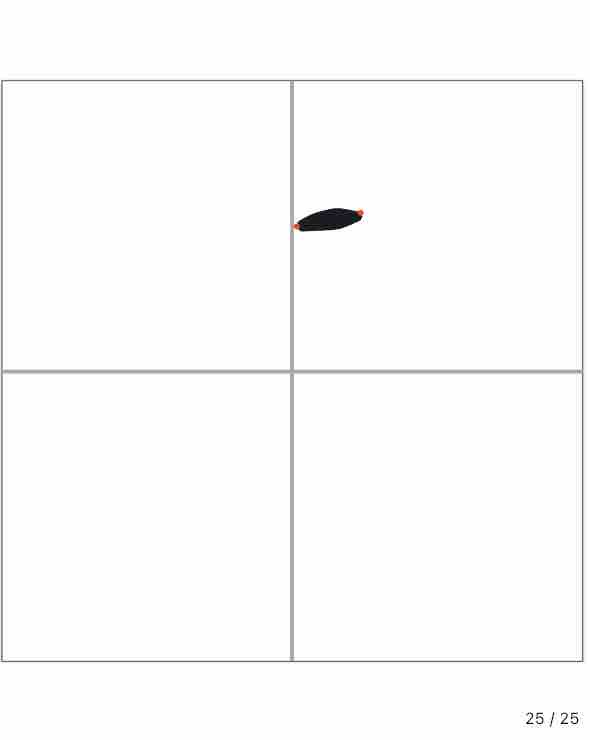
#> input picture StrokeSegmentation/data/input_img/IMG_0694.JPG, 590 x 740 px
$ python -i image_preprocessing.py   (imports and definitions only)
#> lines starting #> are read from the running program, lines starting #| are printed output that depends on the picture; after the words box and inside, x2 and y2 are one past the last pixel; in counts of white or black regions, pixels touching at a corner belong together
#> in preprocess_image, image is the input picture: shape (740, 590, 3); mean B, G, R 251.2, 251.2, 251.2
"""
image_preprocessing.py - 图像预处理模块

包含灰度变换、二值化、去噪等预处理功能
"""

import cv2
import numpy as np
from typing import Tuple, Optional, Union

def grayscale_transform(image: np.ndarray) -> np.ndarray:
    """
    灰度变换

    Args:
        image: 输入图像 (可以是彩色或灰度)

    Returns:
        gray_image: 灰度图像
    """
    if len(image.shape) == 3:
        gray_image = cv2.cvtColor(image, cv2.COLOR_BGR2GRAY)
    else:
        gray_image = image.copy()

    return gray_image

def binarize_image(image: np.ndarray, threshold: int = 127) -> np.ndarray:
    """
    图像二值化

    Args:
        image: 灰度图像
        threshold: 二值化阈值

    Returns:
        binary_image: 二值图像 (0为背景, 255为前景)
    """
#> called with threshold = 127
    _, binary_image = cv2.threshold(image, threshold, 255, cv2.THRESH_BINARY)
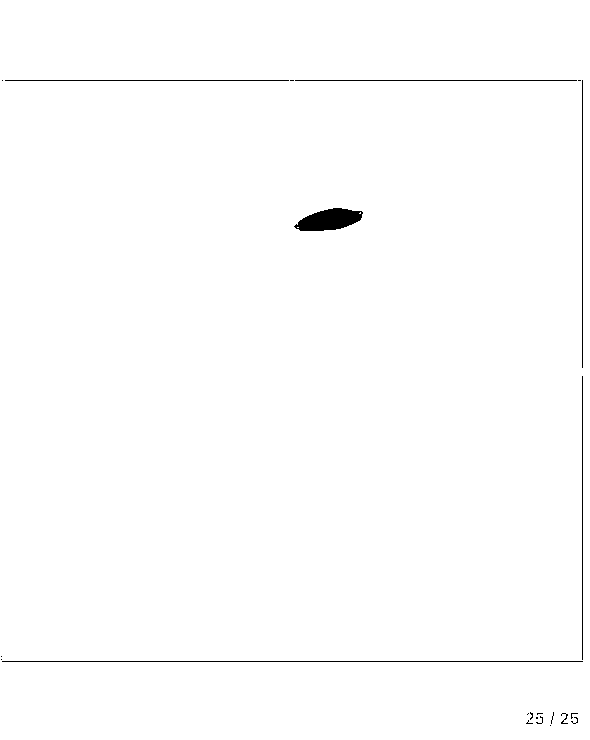
#> binary_image: shape (740, 590); 99.3% white; 22 black regions (15 under 20 px), largest, box (x1, y1, x2, y2) and area: (294, 208, 363, 231) 1071, (2, 661, 583, 662) 581, (582, 80, 583, 368) 288
    return binary_image

def remove_noise(image: np.ndarray, min_area: int = 50) -> np.ndarray:
    """
    去噪 - 移除小的连通域

    Args:
        image: 二值图像
        min_area: 最小连通域面积阈值

    Returns:
        cleaned_image: 去噪后的图像
    """
#> called with min_area = 50
    # 确保图像是二值图像
    _, binary = cv2.threshold(image, 127, 255, cv2.THRESH_BINARY)

    # 查找连通域
    contours, _ = cv2.findContours(binary, cv2.RETR_EXTERNAL, cv2.CHAIN_APPROX_SIMPLE)
#> contours = [[[0, 0], [0, 739], [589, 739], [589, 0]]]

    # 创建输出图像
    cleaned_image = np.zeros_like(image)

    # 保留面积大于阈值的连通域
    for contour in contours:
        area = cv2.contourArea(contour)
        if area >= min_area:
            cv2.drawContours(cleaned_image, [contour], -1, 255, -1)
#> this loop made 1 pass
#> (contour, area) on pass 1: ([[0, 0], [0, 739], [589, 739], [589, 0]], 435271)
#> cleaned_image: shape (740, 590); every value is 255

    return cleaned_image

def preprocess_image(image: Union[np.ndarray, str],
                    threshold: int = 127,
                    min_area: int = 50) -> np.ndarray:
    """
    完整的图像预处理流程

    Args:
        image: 输入图像或图像路径
        threshold: 二值化阈值，范围[0, 255]
        min_area: 去噪的最小连通域面积，应为正整数

    Returns:
        processed_image: 预处理后的图像 (500x500 二值图像，0为背景，255为前景)

    Raises:
        TypeError: 如果输入类型错误
        ValueError: 如果参数值不合法或图像无效
        RuntimeError: 如果预处理过程失败
    """
    processed_image = None
    try:
        # 参数验证
        if isinstance(image, str):
            image = cv2.imread(image)
            if image is None:
                raise ValueError("无法读取图像文件")

        if not isinstance(image, np.ndarray):
            raise TypeError("image必须是numpy数组或有效的图像路径")

        if image.size == 0:
            raise ValueError("输入图像为空")

        if not 0 <= threshold <= 255:
            raise ValueError("threshold必须在0到255之间")

        if not isinstance(min_area, int) or min_area <= 0:
            raise ValueError("min_area必须是正整数")

        # 1. 灰度变换
        try:
            gray = grayscale_transform(image)
        except Exception as e:
            raise RuntimeError(f"灰度变换失败: {str(e)}")

        # 2. 二值化
        try:
            binary = binarize_image(gray, threshold)
        except Exception as e:
            raise RuntimeError(f"二值化失败: {str(e)}")

        # 3. 去噪
        try:
            cleaned = remove_noise(binary, min_area)
        except Exception as e:
            raise RuntimeError(f"去噪失败: {str(e)}")

        # 4. 调整尺寸为500x500
        try:
            processed_image = cv2.resize(cleaned, (500, 500), interpolation=cv2.INTER_AREA)
#> processed_image: shape (500, 500); every value is 255

            # 验证输出
            if processed_image.shape != (500, 500):
                raise RuntimeError("调整后的图像尺寸不正确")

            # 确保输出是二值图像
            unique_values = np.unique(processed_image)
#> unique_values = [255]
            if not np.array_equal(unique_values, np.array([0])) and \
               not np.array_equal(unique_values, np.array([255])) and \
               not np.array_equal(unique_values, np.array([0, 255])):
                raise RuntimeError("输出不是有效的二值图像")

        except Exception as e:
            raise RuntimeError(f"尺寸调整失败: {str(e)}")

        return processed_image

    except Exception as e:
        if isinstance(e, (TypeError, ValueError, RuntimeError)):
            raise
        raise RuntimeError(f"图像预处理失败: {str(e)}")

    finally:
        if processed_image is None:
            # 如果处理失败，返回空白图像
            processed_image = np.zeros((500, 500), dtype=np.uint8)


'''
# 用于测试的示例代码
if __name__ == "__main__":
    # 创建一个示例图像进行测试
    test_image = np.zeros((400, 400), dtype=np.uint8)
    cv2.rectangle(test_image, (100, 100), (300, 300), 255, -1)

    # 添加一些噪声
    cv2.circle(test_image, (50, 50), 5, 255, -1)

    # 预处理
    processed = preprocess_image(test_image)

    print(f"原始图像尺寸: {test_image.shape}")
    print(f"处理后图像尺寸: {processed.shape}")
    print("预处理完成")
'''

>>> result = preprocess_image('../../../../StrokeSegmentation/data/input_img/IMG_0694.JPG')

$ run again, on StrokeSegmentation/data/input_img/IMG_0703.JPG
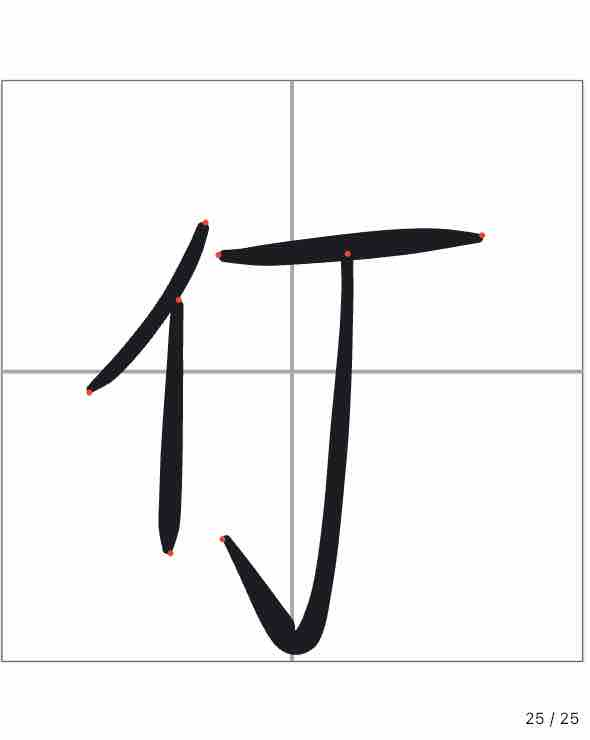
#> input picture StrokeSegmentation/data/input_img/IMG_0703.JPG, 590 x 740 px
#> in preprocess_image, image is the input picture: shape (740, 590, 3); mean B, G, R 239.9, 239.7, 239.8
#> in binarize_image, `_, binary_image = cv2.threshold(image, threshold, 255, cv2.THRESH_BINA..`:
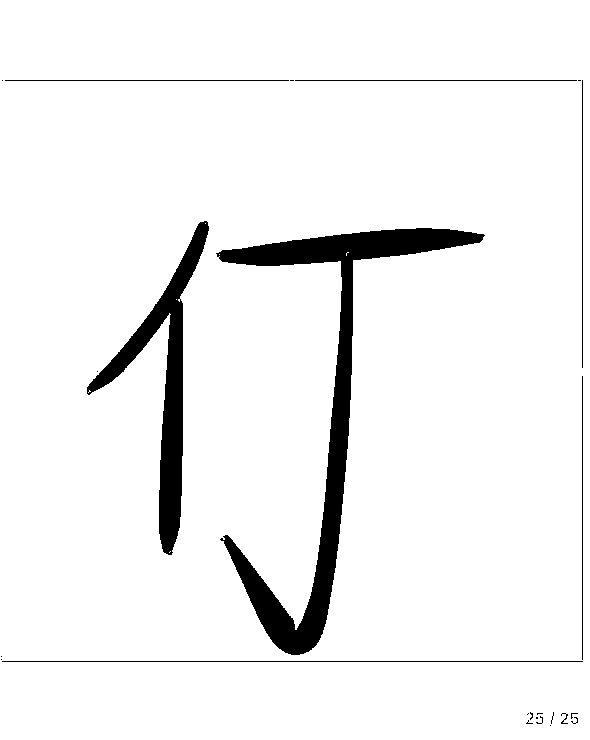
#> binary_image: shape (740, 590); 94.3% white; 24 black regions (16 under 20 px), largest, box (x1, y1, x2, y2) and area: (216, 228, 485, 655) 15238, (87, 221, 209, 555) 7733, (2, 661, 583, 662) 581
#> contours = [[[0, 0], [0, 739], [589, 739], [589, 0]]]
#> the loop in remove_noise, `for contour in contours:` made 1 pass
#> (contour, area) on pass 1: ([[0, 0], [0, 739], [589, 739], [589, 0]], 435271)
#> processed_image: shape (500, 500); every value is 255
#> unique_values = [255]
